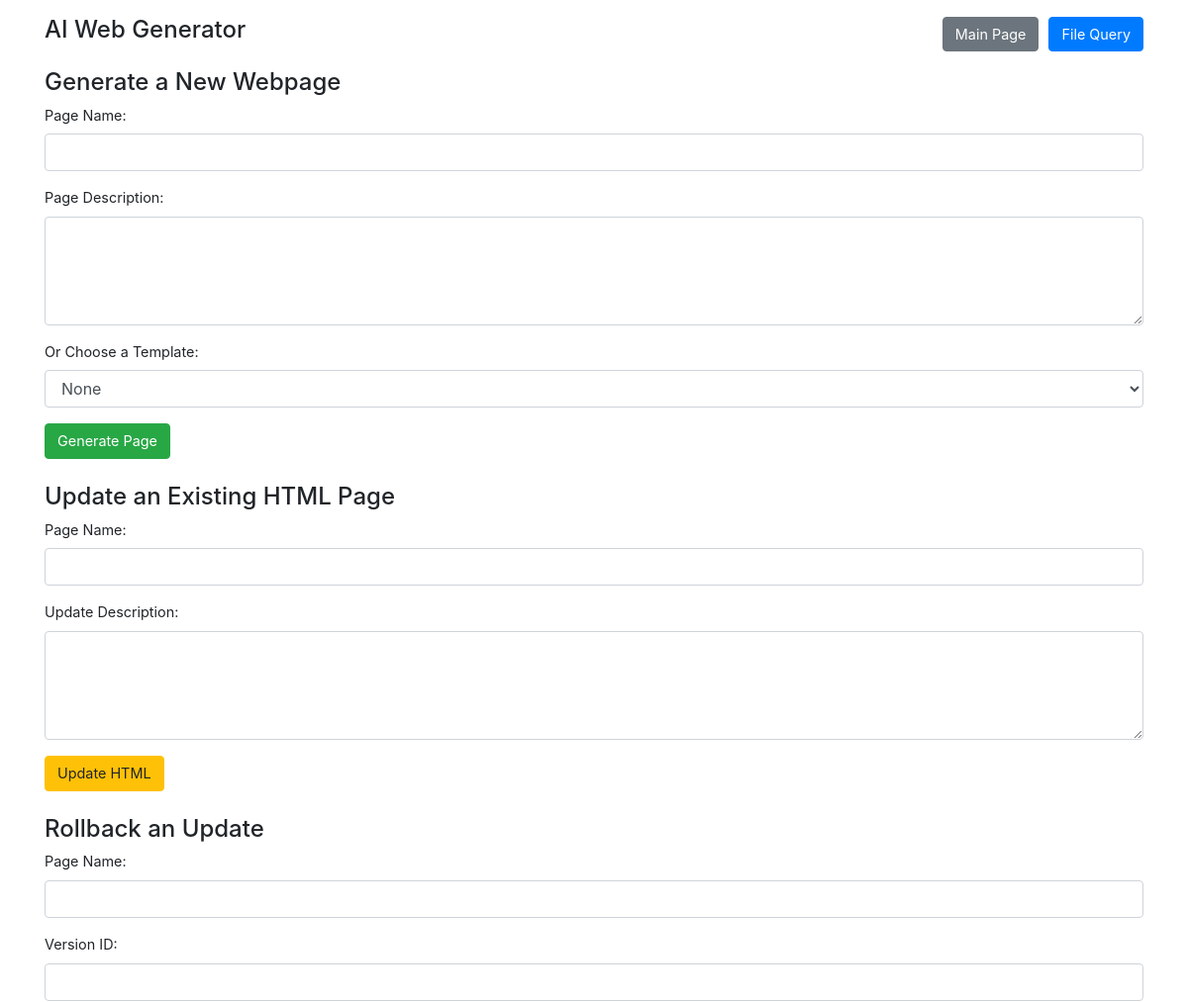
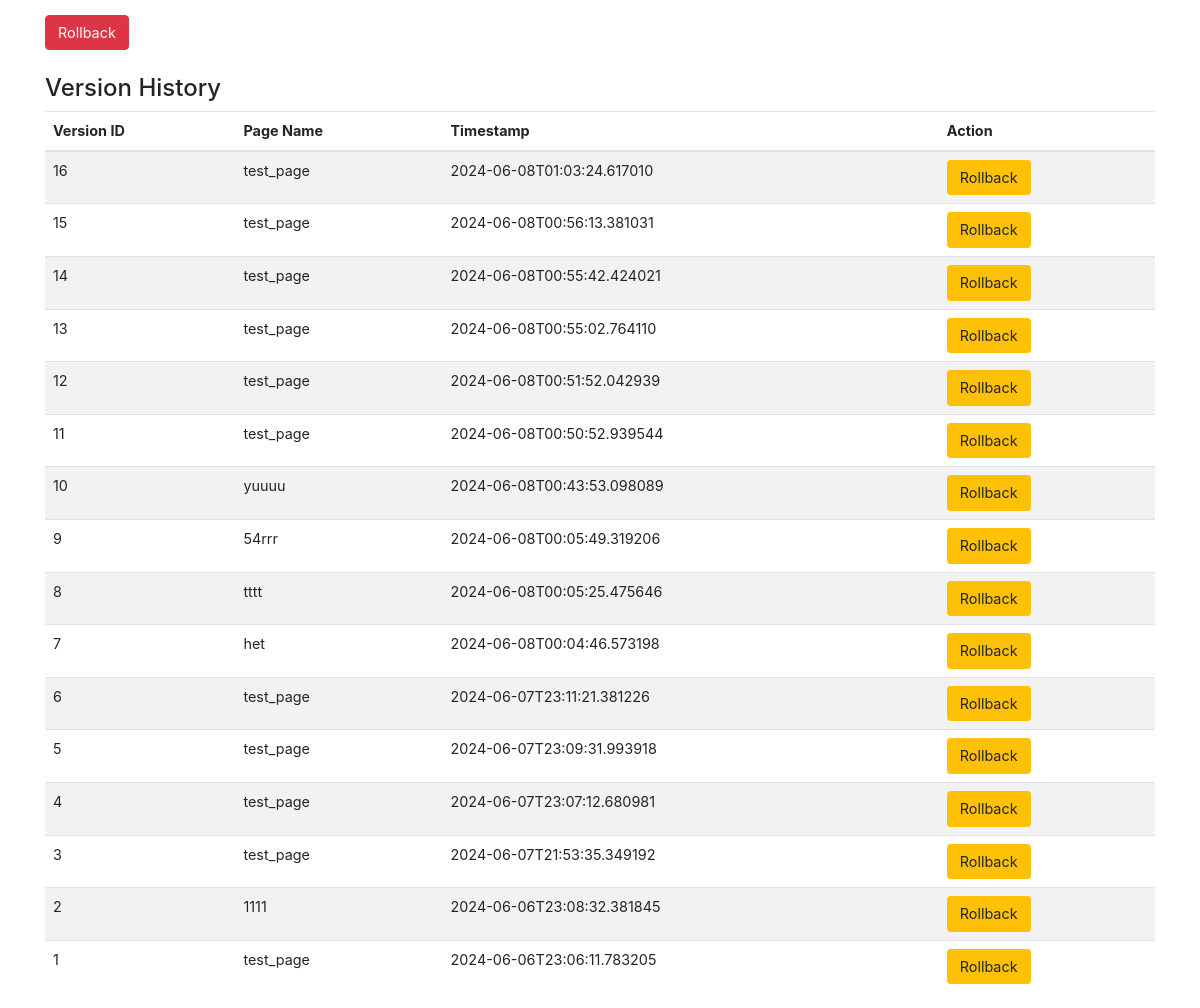
Page /web_generator on the committed database (2 pictures, top to bottom).
### tables this page shows
CREATE TABLE web_generator_versions (
            id INTEGER PRIMARY KEY AUTOINCREMENT,
            page_name TEXT,
            timestamp TEXT,
            content TEXT
        );

### web_generator/web_routes.py (the view, shortened to what this page needs)
@web_generator_bp.route('/web_generator', methods=['GET', 'POST'])
def generate_page():
    return render_template('web_generator.html', versions=get_versions())

### utils.py (called while the page is built)
@timing
def get_versions():
    conn = sqlite3.connect(VERSIONS_DB)
    cursor = conn.cursor()
    cursor.execute('SELECT id, page_name, timestamp FROM web_generator_versions ORDER BY timestamp DESC')
    versions = cursor.fetchall()
    conn.close()
    return versions

### templates/web_generator.html (shortened to what this page needs)
<!DOCTYPE html>
<html lang="en">
<head>
    <link rel="stylesheet" href="https://stackpath.bootstrapcdn.com/bootstrap/4.5.2/css/bootstrap.min.css">
</head>
<body>
    <div class="container">
        <div class="d-flex justify-content-between align-items-center mt-3 mb-3">
            <h1>AI Web Generator</h1>
            <div class="top-right-buttons">
                <a href="{{ url_for('home') }}" class="btn btn-secondary">Main Page</a>
                <a href="{{ url_for('file_query.query_files') }}" class="btn btn-primary">File Query</a>
            </div>
        </div>
        <h2>Generate a New Webpage</h2>
        <form action="{{ url_for('web_generator.generate_page') }}" method="post" class="mb-4">
            <div class="form-group">
                <label for="page_name">Page Name:</label>
                <input type="text" id="page_name" name="page_name" class="form-control" required>
            </div>
            <div class="form-group">
                <label for="page_description">Page Description:</label>
                <textarea id="page_description" name="page_description" rows="4" class="form-control"></textarea>
            </div>
            <div class="form-group">
                <label for="template_choice">Or Choose a Template:</label>
                <select id="template_choice" name="template_choice" class="form-control">
                    <option value="">None</option>
                </select>
            </div>
            <button type="submit" class="btn btn-success">Generate Page</button>
        </form>
        <h2>Update an Existing HTML Page</h2>
        <form action="{{ url_for('web_generator.update_html') }}" method="post" class="mb-4">
            <div class="form-group">
                <label for="page_name">Page Name:</label>
                <input type="text" id="page_name" name="page_name" class="form-control" required>
            </div>
            <div class="form-group">
                <label for="update_description">Update Description:</label>
                <textarea id="update_description" name="update_description" rows="4" class="form-control" required></textarea>
            </div>
            <button type="submit" class="btn btn-warning">Update HTML</button>
        </form>
        <h2>Rollback an Update</h2>
        <form action="{{ url_for('web_generator.rollback') }}" method="post" class="mb-4">
            <div class="form-group">
                <label for="page_name">Page Name:</label>
                <input type="text" id="page_name" name="page_name" class="form-control" required>
            </div>
            <div class="form-group">
                <label for="version_id">Version ID:</label>
                <input type="text" id="version_id" name="version_id" class="form-control" required>
            </div>
            <button type="submit" class="btn btn-danger">Rollback</button>
        </form>
        <h2>Version History</h2>
        <table class="table table-striped">
            <thead>
                <tr>
                    <th>Version ID</th>
                    <th>Page Name</th>
                    <th>Timestamp</th>
                    <th>Action</th>
                </tr>
            </thead>
            <tbody>
                {% for version in versions %}
                <tr>
                    <td>{{ version[0] }}</td>
                    <td>{{ version[1] }}</td>
                    <td>{{ version[2] }}</td>
                    <td>
                        <form action="{{ url_for('web_generator.rollback') }}" method="post" style="display:inline;">
                            <button type="submit" class="btn btn-warning btn-sm">Rollback</button>
                        </form>
                    </td>
                </tr>
                {% endfor %}
            </tbody>
        </table>
    </div>
</body>
</html>

### templates/web_generator.html (style rules this page uses)
body { font-size: 0.9rem; }
.top-right-buttons { display: flex; justify-content: flex-end; gap: 10px; }
h1, h2 { font-size: 1.5rem; }
.form-group { margin-bottom: 1rem; }
.btn { padding: 0.375rem 0.75rem; font-size: 0.9rem; }
.table th, .table td { padding: 0.5rem; }

### rows in the picture
web_generator_versions: id "16", page_name "test_page", timestamp "2024-06-08T01:03:24.617010"
web_generator_versions: id "15", page_name "test_page", timestamp "2024-06-08T00:56:13.381031"
web_generator_versions: id "14", page_name "test_page", timestamp "2024-06-08T00:55:42.424021"
web_generator_versions: id "13", page_name "test_page", timestamp "2024-06-08T00:55:02.764110"
web_generator_versions: id "12", page_name "test_page", timestamp "2024-06-08T00:51:52.042939"
web_generator_versions: id "11", page_name "test_page", timestamp "2024-06-08T00:50:52.939544"
web_generator_versions: id "10", page_name "yuuuu", timestamp "2024-06-08T00:43:53.098089"
web_generator_versions: id "9", page_name "54rrr", timestamp "2024-06-08T00:05:49.319206"
web_generator_versions: id "8", page_name "tttt", timestamp "2024-06-08T00:05:25.475646"
web_generator_versions: id "7", page_name "het", timestamp "2024-06-08T00:04:46.573198"
web_generator_versions: id "6", page_name "test_page", timestamp "2024-06-07T23:11:21.381226"
web_generator_versions: id "5", page_name "test_page", timestamp "2024-06-07T23:09:31.993918"
web_generator_versions: id "4", page_name "test_page", timestamp "2024-06-07T23:07:12.680981"
web_generator_versions: id "3", page_name "test_page", timestamp "2024-06-07T21:53:35.349192"
web_generator_versions: id "2", page_name "1111", timestamp "2024-06-06T23:08:32.381845"
web_generator_versions: id "1", page_name "test_page", timestamp "2024-06-06T23:06:11.783205"
